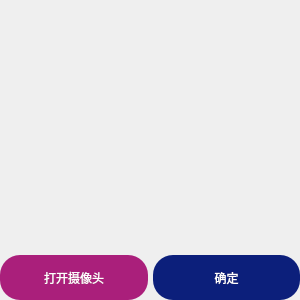
<?xml version="1.0" encoding="UTF-8"?>
<ui version="4.0">
 <class>CameraWin</class>
 <widget class="QWidget" name="CameraWin">
  <property name="geometry">
   <rect>
    <x>0</x>
    <y>0</y>
    <width>300</width>
    <height>300</height>
   </rect>
  </property>
  <property name="minimumSize">
   <size>
    <width>250</width>
    <height>300</height>
   </size>
  </property>
  <property name="windowTitle">
   <string>Form</string>
  </property>
  <property name="styleSheet">
   <string notr="true">border:none;
font: 9pt &quot;微软雅黑&quot;;
color: rgb(254, 254, 254);
</string>
  </property>
  <layout class="QVBoxLayout" name="verticalLayout" stretch="0,0">
   <property name="spacing">
    <number>5</number>
   </property>
   <property name="leftMargin">
    <number>0</number>
   </property>
   <property name="topMargin">
    <number>0</number>
   </property>
   <property name="rightMargin">
    <number>0</number>
   </property>
   <property name="bottomMargin">
    <number>0</number>
   </property>
   <item>
    <widget class="QGroupBox" name="groupBox">
     <property name="minimumSize">
      <size>
       <width>250</width>
       <height>250</height>
      </size>
     </property>
     <property name="title">
      <string/>
     </property>
     <widget class="QLabel" name="label">
      <property name="geometry">
       <rect>
        <x>40</x>
        <y>10</y>
        <width>240</width>
        <height>240</height>
       </rect>
      </property>
      <property name="minimumSize">
       <size>
        <width>240</width>
        <height>240</height>
       </size>
      </property>
      <property name="styleSheet">
       <string notr="true">background-color: rgba(170, 255, 127,0);

border:none;
border-radius:20px;</string>
      </property>
      <property name="text">
       <string/>
      </property>
     </widget>
     <widget class="QLabel" name="label_2">
      <property name="geometry">
       <rect>
        <x>130</x>
        <y>180</y>
        <width>50</width>
        <height>50</height>
       </rect>
      </property>
      <property name="minimumSize">
       <size>
        <width>50</width>
        <height>50</height>
       </size>
      </property>
      <property name="styleSheet">
       <string notr="true">border-image: url(:/image/ok.png);
background-color: rgba(255, 255, 255,0);</string>
      </property>
      <property name="text">
       <string/>
      </property>
     </widget>
    </widget>
   </item>
   <item>
    <layout class="QHBoxLayout" name="horizontalLayout">
     <item>
      <widget class="butPressedEvent" name="pushButton">
       <property name="sizePolicy">
        <sizepolicy hsizetype="Preferred" vsizetype="Preferred">
         <horstretch>0</horstretch>
         <verstretch>0</verstretch>
        </sizepolicy>
       </property>
       <property name="styleSheet">
        <string notr="true">border-radius:20px;
background-color: rgb(170, 31, 123);</string>
       </property>
       <property name="text">
        <string>打开摄像头</string>
       </property>
      </widget>
     </item>
     <item>
      <widget class="butPressedEvent" name="pushButton_2">
       <property name="sizePolicy">
        <sizepolicy hsizetype="Preferred" vsizetype="Preferred">
         <horstretch>0</horstretch>
         <verstretch>0</verstretch>
        </sizepolicy>
       </property>
       <property name="styleSheet">
        <string notr="true">border-radius:20px;
background-color: rgb(12, 31, 123);</string>
       </property>
       <property name="text">
        <string>确定</string>
       </property>
      </widget>
     </item>
    </layout>
   </item>
  </layout>
 </widget>
 <customwidgets>
  <customwidget>
   <class>butPressedEvent</class>
   <extends>QPushButton</extends>
   <header location="global">butpressedevent.h</header>
  </customwidget>
 </customwidgets>
 <resources/>
 <connections/>
</ui>
